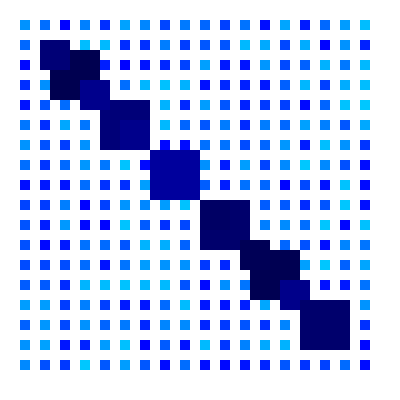
Frame 1 (no input)
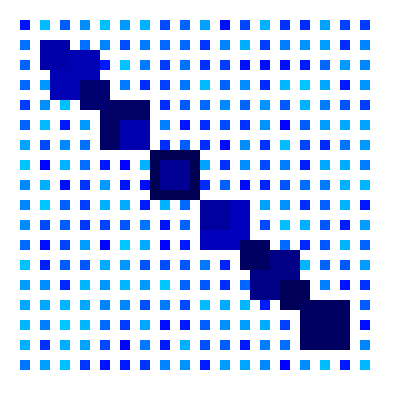
Frame 60 (no input)
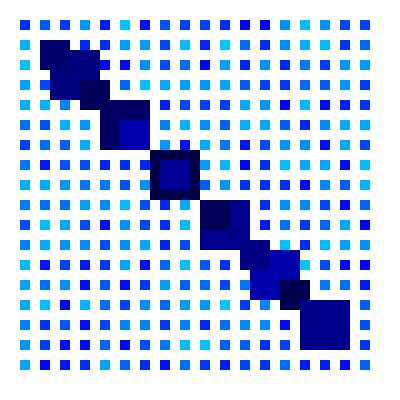
Frame 120 (the mouse pressed at the canvas centre since frame 60)

The p5.js sketch that drew these frames (run headless with seeded random() and noise() and a simulated clock; from frame 60 on, the mouse is pressed at the canvas centre):

// p5.js sketch
// ── sketch.js
function preload(){
  // preload assets
}

let rectangleSize1 = 10;
let rectangleSize2 = 30;
let rectangleSize3 = 50;

function setup() {
  createCanvas(400, 400);
}

function draw() {
  background(255);
  
  for (let x = 1; x <= 18; x += 1) {
  for (let y = 1; y <= 18; y += 1) {
  for (let z = 1; z <= 6; z += 1) { 
  for (let a = 1; a <= 8; a += 1){

    fill(0, (random(0, 200)), 255);
    strokeWeight (0);
    rect(20 * x, 20 * y, rectangleSize1);

    fill(0, 0, (random(70, 190)));
    strokeWeight (0);

    rect(50 * z, 50 * z, rectangleSize3);
    rect(40 * a, 40 * a, rectangleSize2);
    
  }

}
} 
}

}
